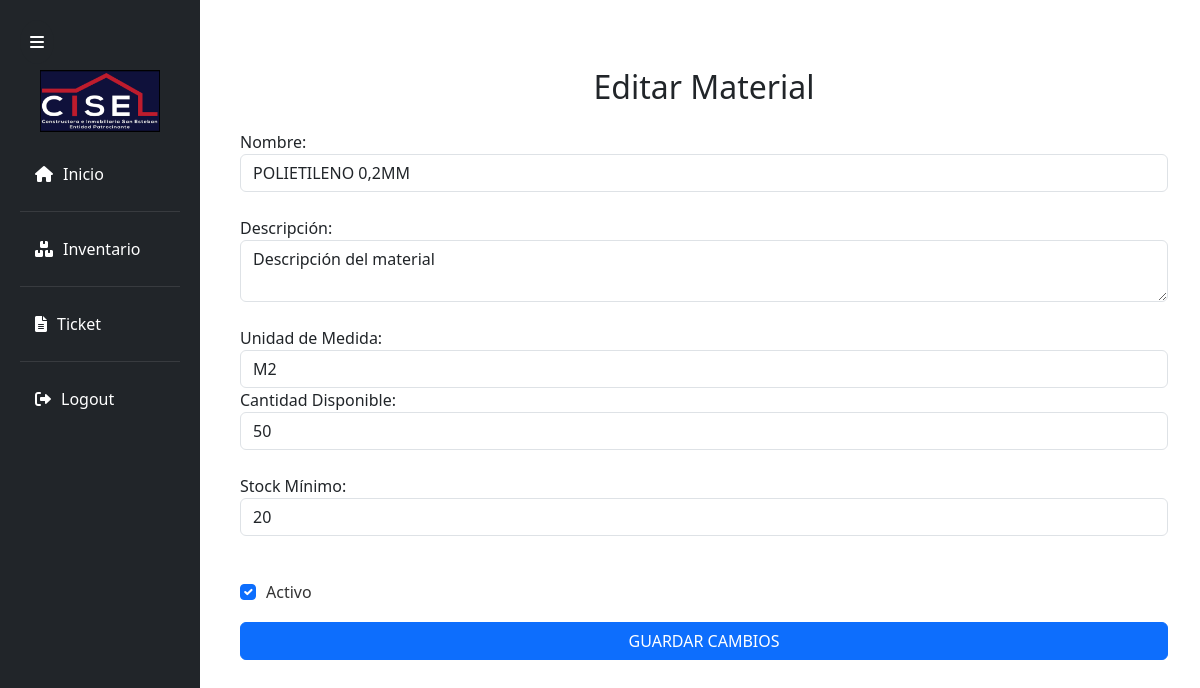
/editar_material/1/ (signed in), run on an earlier commit of the app's database.
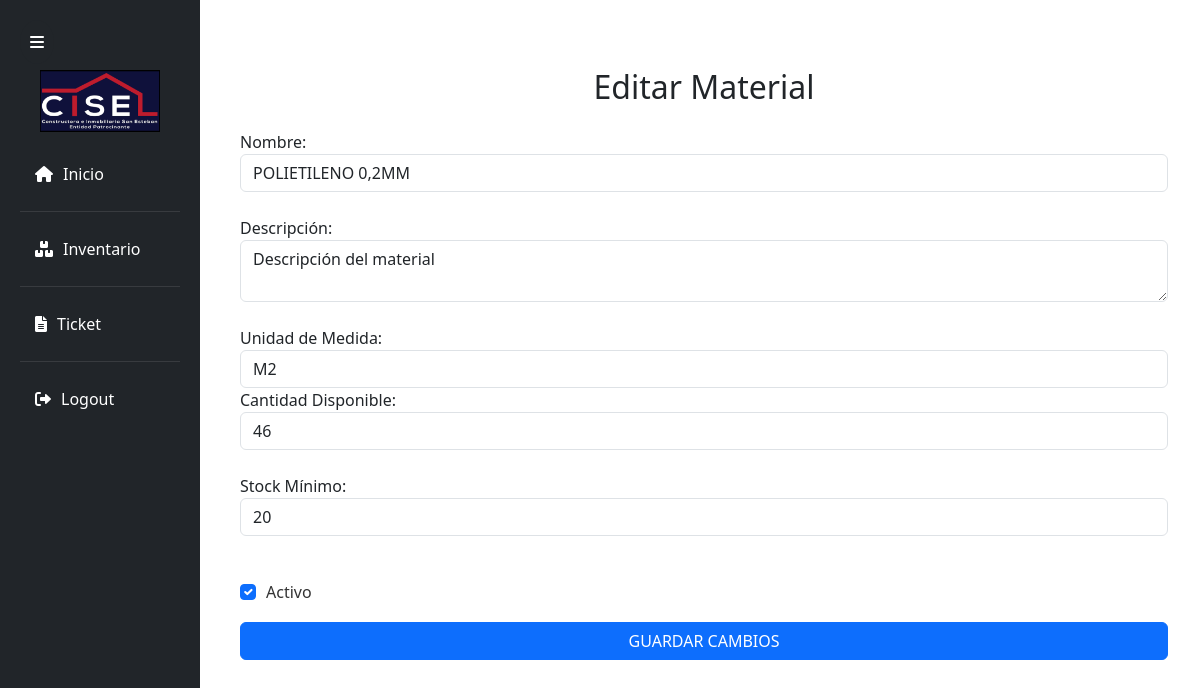
And on a later commit of the database.
### Polls/models.py (models this page shows, shortened)
class Material(models.Model):
    nombre = models.CharField(max_length=100)
    descripcion = models.TextField(blank=True, null=True)
    unidad_medida = models.ForeignKey('UnidadMedida', on_delete=models.CASCADE)
    cantidad_disponible = models.IntegerField()
    stock = models.IntegerField()
    activo = models.BooleanField(default=True)  # Campo para eliminación lógica

### Polls/views.py (the view)
# urls.py: path('editar_material/<int:material_id>/', views.editar_material, name='editar_material'),
@login_required
@user_passes_test(lambda u: has_role_id(u, JEFE_BODEGA), login_url='/access_denied/')
def editar_material(request, material_id):
    material_db = get_object_or_404(Material, id=material_id)
    json_file_path = JSON_FILE_PATH
    if request.method == 'POST':
        form = MaterialForm(request.POST, instance=material_db)
        if form.is_valid():
            form.save()
            with open(json_file_path, 'r', encoding='utf-8') as file:
                materiales_json = json.load(file)
            material_json = next((m for m in materiales_json if m['id'] == material_id), None)
            if material_json:
                material_json.update({
                    "nombre": form.cleaned_data['nombre'],
                    "descripcion": form.cleaned_data['descripcion'],
                    "unidad_medida": form.cleaned_data['unidad_medida'].descripcion,
                    "cantidad_disponible": form.cleaned_data['cantidad_disponible'],
                    "stock": form.cleaned_data['stock'],
                    "activo": form.cleaned_data['activo']
                })
            else:
                materiales_json.append({
                    "id": material_id,
                    "nombre": form.cleaned_data['nombre'],
                    "descripcion": form.cleaned_data['descripcion'],
                    "unidad_medida": form.cleaned_data['unidad_medida'].descripcion,
                    "cantidad_disponible": form.cleaned_data['cantidad_disponible'],
                    "stock": form.cleaned_data['stock'],
                    "activo": form.cleaned_data['activo']
                })
            with open(json_file_path, 'w', encoding='utf-8') as file:
                json.dump(materiales_json, file, ensure_ascii=False, indent=4)
            return redirect('lista_view')
    else:
        form = MaterialForm(instance=material_db)
    return render(request, 'Modulo_usuario/InventoryView/editar.html', {
        'form': form,
        'material': material_db
    })

### Polls/forms.py
class MaterialForm(forms.ModelForm):
    class Meta:
        model = Material
        fields = ['nombre', 'descripcion', 'unidad_medida', 'cantidad_disponible', 'stock', 'activo']
        from django import forms

### Polls/context_processors.py (called while the page is built)
def role_context(request):
    user = request.user
    if user.is_authenticated:
        return {
            'can_access_ticket': user.roles.filter(id=JEFE_BODEGA).exists() or user.roles.filter(id=JEFE_OBRA).exists(),
            'can_access_inventario': user.roles.filter(id=JEFE_BODEGA).exists() or user.roles.filter(id=JEFE_OBRA).exists(),
            'can_access_reportes': user.roles.filter(id=ADMINISTRADOR_OBRA).exists(),
            'is_administrador_obra': user.roles.filter(id=ADMINISTRADOR_OBRA).exists(),
        }
    return {}

### Polls/views.py (called while the page is built)
def has_role_id(user, role_id):
    return user.roles.filter(id=role_id).exists()

### Polls/templates/Modulo_usuario/InventoryView/editar.html (shortened to what this page needs)
{% extends 'Modulo_usuario/base/base.html' %}
{% block content %}
<div class="container my-5">
    <h2 class="text-center mb-4">Editar Material</h2>
    <form method="POST">
        <label for="nombre">Nombre:</label>
        <input type="text" id="nombre" name="nombre" class="form-control" value="{{ material.nombre }}" required><br>
        <label for="descripcion">Descripción:</label>
        <textarea id="descripcion" name="descripcion" class="form-control">{{ material.descripcion }}</textarea><br>
        <label for="unidad_medida">Unidad de Medida:</label>
        <select id="unidad_medida" name="unidad_medida" class="form-control" required>
            <option value="M2" {% if material.unidad_medida == 'M2' %}selected{% endif %}>M2</option>
        </select>
        <label for="cantidad_disponible">Cantidad Disponible:</label>
        <input type="number" id="cantidad_disponible" name="cantidad_disponible" class="form-control" value="{{ material.cantidad_disponible }}" required><br>
        <label for="stock">Stock Mínimo:</label>
        <input type="number" id="stock" name="stock" class="form-control" value="{{ material.stock }}" required><br>
        <div class="form-check">
            <input type="checkbox" id="activo" name="activo" class="form-check-input" {% if material.activo %}checked{% endif %}>
            <label for="activo" class="form-check-label">Activo</label>
        </div>
        <button type="submit" class="btn btn-primary mt-3">Guardar Cambios</button>
    </form>
</div>
{% endblock %}

What changed in the data, as far as the page shows it:
changed Material "POLIETILENO 0,2MM": cantidad_disponible "50" → "46"
